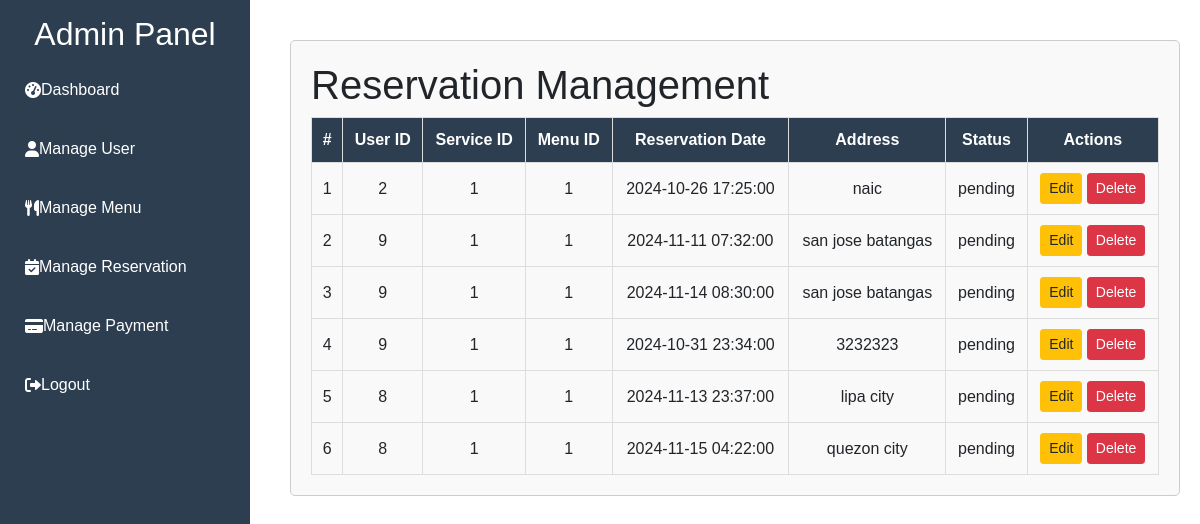
The app's page /gerlys/admin/reservation.php, older data.
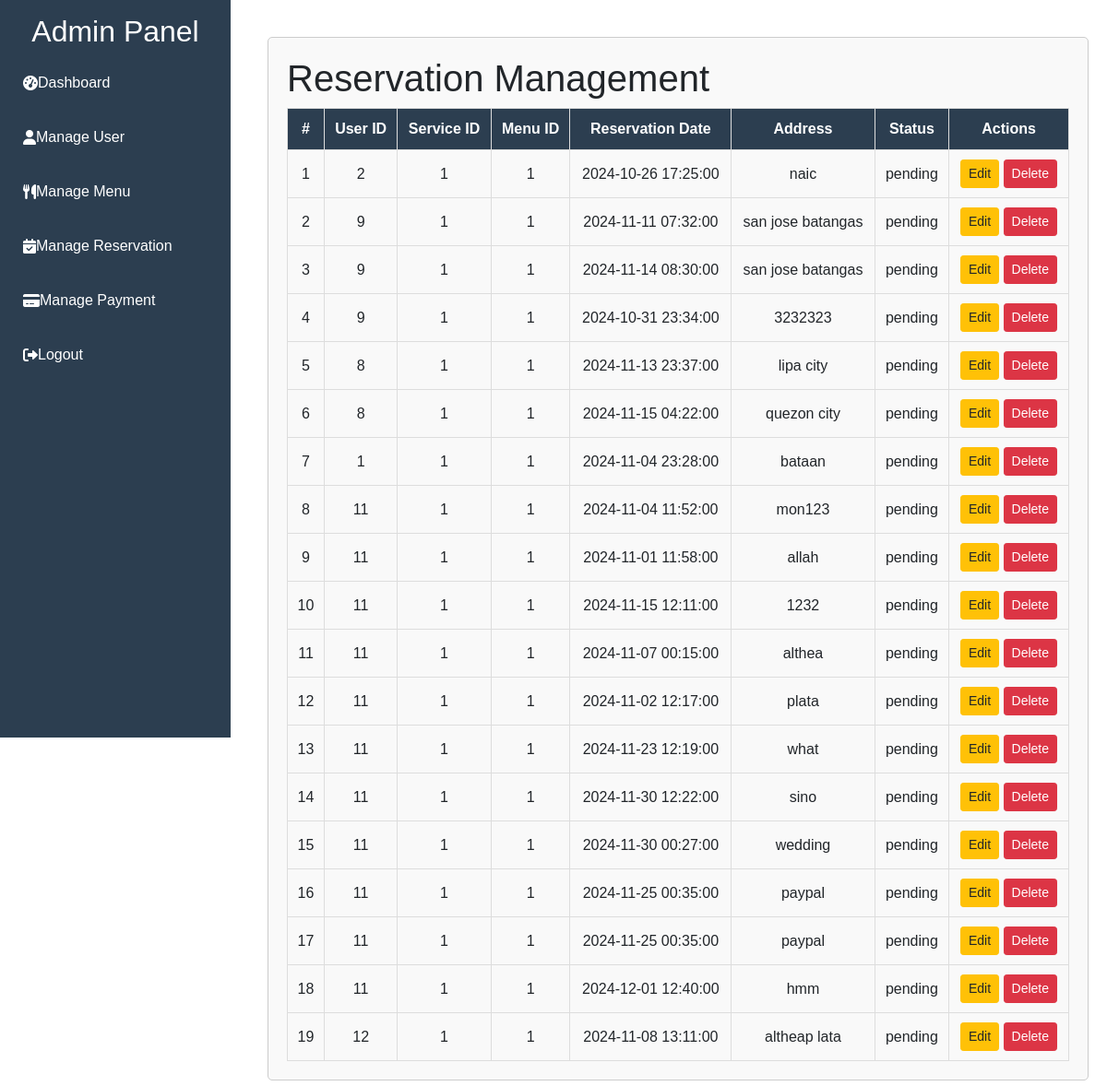
The same page, newer data.
### tables this page shows
CREATE TABLE `reservations` (
  `reservation_id` int(11) NOT NULL,
  `user_id` int(11) NOT NULL,
  `service_id` int(11) NOT NULL,
  `menu_id` int(11) NOT NULL,
  `reservation_date` datetime NOT NULL,
  `address` text NOT NULL,
  `status` enum('pending','confirmed','canceled') DEFAULT 'pending',
  `created_at` timestamp NOT NULL DEFAULT current_timestamp(),
  `updated_at` timestamp NOT NULL DEFAULT current_timestamp() ON UPDATE current_timestamp()
);

### gerlys/admin/reservation.php (the view, shortened to what this page needs)
<?php
$connection = mysqli_connect("localhost", "root", "", "gerlysdatabase");
$reservations = mysqli_query($connection, "SELECT * FROM reservations");
?>
<!DOCTYPE html>
<html lang="en">
<head>
    <link rel="stylesheet" href="https://cdnjs.cloudflare.com/ajax/libs/font-awesome/6.0.0-beta3/css/all.min.css">
    <link rel="stylesheet" href="https://stackpath.bootstrapcdn.com/bootstrap/4.5.2/css/bootstrap.min.css">
</head>
<body>
<div class="sidebar">
    <h2>Admin Panel</h2>
    <a href="#dashboard"><i class="fas fa-tachometer-alt"></i> Dashboard</a>
    <a href="user.php"><i class="fas fa-user"></i> Manage User</a>
    <a href="menu.php"><i class="fas fa-utensils"></i> Manage Menu</a>
    <a href="reservation.php"><i class="fas fa-calendar-check"></i> Manage Reservation</a>
    <a href="payment.php"><i class="fas fa-credit-card"></i> Manage Payment</a>
    <a href="#logout" class="logout"><i class="fas fa-sign-out-alt"></i> Logout</a>
</div>
<div class="content">
    <div class="table-container">
        <h1>Reservation Management</h1>
        <table>
            <thead>
                <tr>
                    <th>#</th>
                    <th>User ID</th>
                    <th>Service ID</th>
                    <th>Menu ID</th>
                    <th>Reservation Date</th>
                    <th>Address</th>
                    <th>Status</th>
                    <th>Actions</th>
                </tr>
            </thead>
            <tbody>
            <?php foreach ($reservations as $index => $reservation): ?>
                <tr>
                    <td><?php echo $index + 1; ?></td>
                    <td><?php echo htmlspecialchars($reservation['user_id']); ?></td>
                    <td><?php echo htmlspecialchars($reservation['service_id']); ?></td>
                    <td><?php echo htmlspecialchars($reservation['menu_id']); ?></td>
                    <td><?php echo htmlspecialchars($reservation['reservation_date']); ?></td>
                    <td><?php echo htmlspecialchars($reservation['address']); ?></td>
                    <td><?php echo htmlspecialchars($reservation['status']); ?></td>
                    <td>
                        <button class='btn btn-warning btn-sm' onclick='editReservation(<?php echo $reservation['reservation_id']; ?>, "<?php echo htmlspecialchars($reservation['user_id']); ?>", "<?php echo htmlspecialchars($reservation['service_id']); ?>", "<?php echo htmlspecialchars($reservation['menu_id']); ?>", "<?php echo htmlspecialchars($reservation['reservation_date']); ?>", "<?php echo htmlspecialchars($reservation['address']); ?>")'>Edit</button>
                        <a href='?delete_id=<?php echo $reservation['reservation_id']; ?>' class='btn btn-danger btn-sm' onclick='return confirm("Are you sure you want to delete this reservation?");'>Delete</a>
                    </td>
                </tr>
            <?php endforeach; ?>
            </tbody>
        </table>
    </div>
</div>
</body>
</html>

Row changes from the older to the newer data that the page shows:
added reservations: user "1", service "1", menu "1", reservation_date "2024-11-04 23:28:00", address "bataan", status "pending"
added reservations: user "11", service "1", menu "1", reservation_date "2024-11-04 11:52:00", address "mon123", status "pending"
added reservations: user "11", service "1", menu "1", reservation_date "2024-11-01 11:58:00", address "allah", status "pending"
added reservations: user "11", service "1", menu "1", reservation_date "2024-11-15 12:11:00", address "1232", status "pending"
added reservations: user "11", service "1", menu "1", reservation_date "2024-11-07 00:15:00", address "althea", status "pending"
added reservations: user "11", service "1", menu "1", reservation_date "2024-11-02 12:17:00", address "plata", status "pending"
added reservations: user "11", service "1", menu "1", reservation_date "2024-11-23 12:19:00", address "what", status "pending"
added reservations: user "11", service "1", menu "1", reservation_date "2024-11-30 12:22:00", address "sino", status "pending"
added reservations: user "11", service "1", menu "1", reservation_date "2024-11-30 00:27:00", address "wedding", status "pending"
added reservations: user "11", service "1", menu "1", reservation_date "2024-11-25 00:35:00", address "paypal", status "pending"
added reservations: user "11", service "1", menu "1", reservation_date "2024-11-25 00:35:00", address "paypal", status "pending"
added reservations: user "11", service "1", menu "1", reservation_date "2024-12-01 12:40:00", address "hmm", status "pending"
added reservations: user "12", service "1", menu "1", reservation_date "2024-11-08 13:11:00", address "altheap lata", status "pending"
